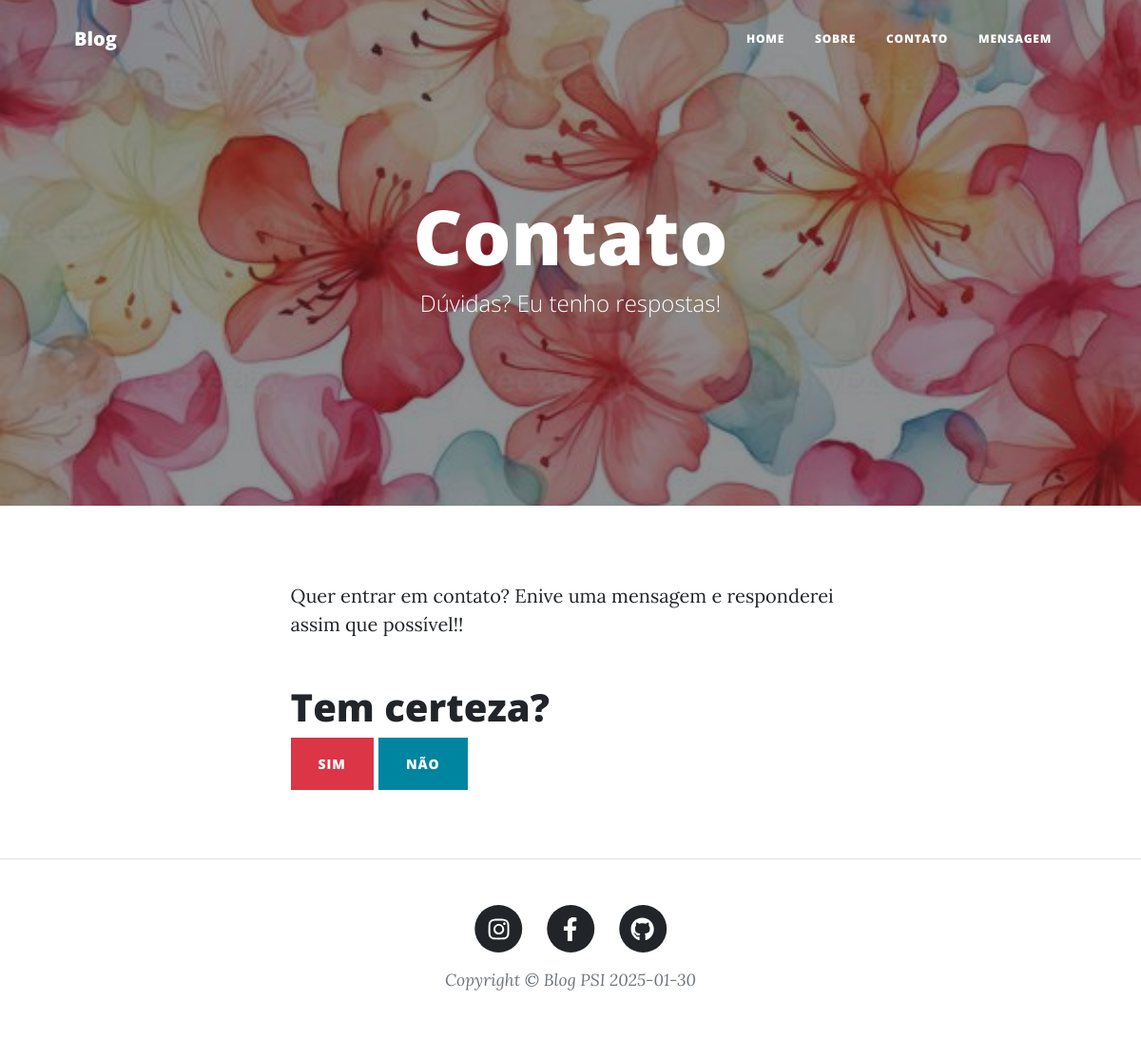
The page /post/1/deletar on the database its author committed.
### blog/models.py (models this page shows, shortened)
class Blog(models.Model):
    nome = models.CharField(max_length=100)
    subnome = models.CharField(max_length=100, blank=True)
    descricao = models.TextField(max_length=2000)
    capa = models.ImageField()
    instagram = models.URLField()
    facebook = models.URLField()
    github= models.URLField()
    autores = models.ManyToManyField(User)

### blog/views.py (the view)
# urls.py: path('post/<int:post_id>/deletar', views.deletar_post, name='deletar_post'),
def deletar_post(request, post_id):
    context = {
        "blog" : Blog.objects.first(),
        "post" : Post.objects.get(pk=post_id),
    }
    if request.method=="POST":
        context["post"].delete()
        return redirect('index')
    else:
        return render(request, "deletar_post.html", context)

### blog/templates/deletar_post.html (shortened to what this page needs)
{% extends "base.html" %}
{% load static %}
{% block header %}
<header class="masthead" style="background-image: url({{ blog.capa.url }})">
    <div class="container position-relative px-4 px-lg-5">
        <div class="row gx-4 gx-lg-5 justify-content-center">
            <div class="col-md-10 col-lg-8 col-xl-7">
                <div class="page-heading">
                    <h1>Contato</h1>
                    <span class="subheading">Dúvidas? Eu tenho respostas!</span>
                </div>
            </div>
        </div>
    </div>
</header>
{% endblock header %}
{% block content %}
<main class="mb-4">
    <div class="container px-4 px-lg-5">
        <div class="row gx-4 gx-lg-5 justify-content-center">
            <div class="col-md-10 col-lg-8 col-xl-7">
                <p>Quer entrar em contato? Enive uma mensagem e responderei assim que possível!!</p>
                <div class="my-5">
                    <h1>Tem certeza?</h1>
                    <form id="contactForm" method="POST">
                        <button class="btn btn-danger text-uppercase" id="submitButton" type="submit">SIM</button>
                        <a class="btn btn-primary text-uppercase" href="{% url 'mensagem' %}">NÃO</a>
                    </form>
                </div>
            </div>
        </div>
    </div>
</main>
{% endblock content %}

### blog/templates/base.html (shortened to what this page needs)
{% load static %}
<!DOCTYPE html>
<html lang="en">
    <head>
        <link href="{% static 'css/styles.css' %}" rel="stylesheet" />
    </head>
    <body>
        <nav class="navbar navbar-expand-lg navbar-light" id="mainNav">
            <div class="container px-4 px-lg-5">
                <a class="navbar-brand" href="{% url 'index' %}">Blog</a>
                <div class="collapse navbar-collapse" id="navbarResponsive">
                    <ul class="navbar-nav ms-auto py-4 py-lg-0">
                        <li class="nav-item"><a class="nav-link px-lg-3 py-3 py-lg-4" href="{% url 'index' %}">Home</a></li>
                        <li class="nav-item"><a class="nav-link px-lg-3 py-3 py-lg-4" href="{% url 'sobre' %}">Sobre</a></li>
                        <li class="nav-item"><a class="nav-link px-lg-3 py-3 py-lg-4" href="{% url 'contato' %}">Contato</a></li>
                        <li class="nav-item"><a class="nav-link px-lg-3 py-3 py-lg-4" href="{% url 'mensagem' %}">Mensagem</a></li>
                    </ul>
                </div>
            </div>
        </nav>
        {% block header %}{% endblock header %}
        {% block content %}
        {% endblock content %}
        <footer class="border-top">
            <div class="container px-4 px-lg-5">
                <div class="row gx-4 gx-lg-5 justify-content-center">
                    <div class="col-md-10 col-lg-8 col-xl-7">
                        <ul class="list-inline text-center">
                            <li class="list-inline-item">
                                <a href="{{ blog.instagram }}">
                                    <span class="fa-stack fa-lg">
                                        <i class="fas fa-circle fa-stack-2x"></i>
                                        <i class="fab fa-instagram fa-stack-1x fa-inverse"></i>
                                    </span>
                                </a>
                            </li>
                            <li class="list-inline-item">
                                <a href="{{ blog.facebook }}">
                                    <span class="fa-stack fa-lg">
                                        <i class="fas fa-circle fa-stack-2x"></i>
                                        <i class="fab fa-facebook-f fa-stack-1x fa-inverse"></i>
                                    </span>
                                </a>
                            </li>
                            <li class="list-inline-item">
                                <a href="{{ blog.github }}">
                                    <span class="fa-stack fa-lg">
                                        <i class="fas fa-circle fa-stack-2x"></i>
                                        <i class="fab fa-github fa-stack-1x fa-inverse"></i>
                                    </span>
                                </a>
                            </li>
                        </ul>
                        <div class="small text-center text-muted fst-italic">Copyright &copy; {{ blog.nome }} {% now 'Y-m-d' %}</div>
                    </div>
                </div>
            </div>
        </footer>
    </body>
</html>

### rows shown on the page
Blog: capa (picture), nome "Blog PSI"
